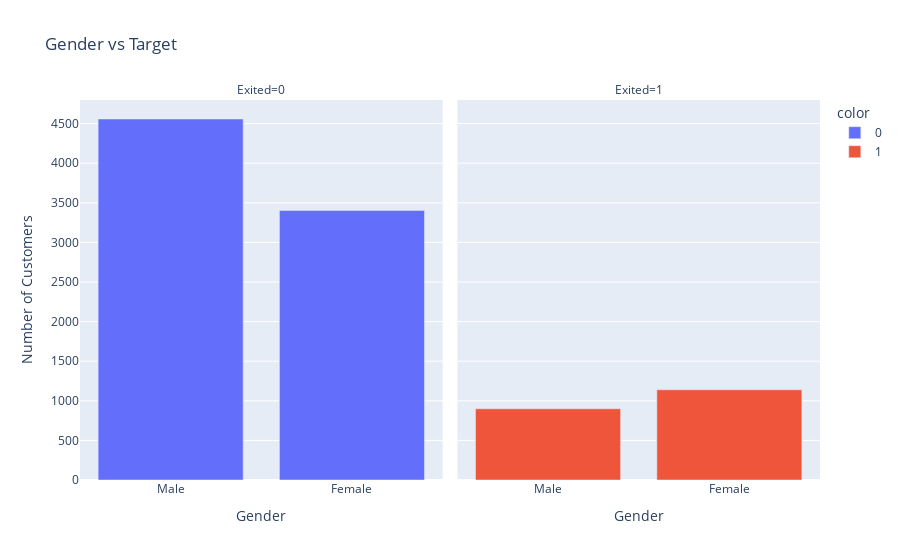

Notebook code cell kept with this figure:
### Code cell
# Plot Gender against label
fig = px.bar(
    data_frame=gen_df, 
    x='Gender', 
    y='count', 
    facet_col='Exited', 
    color=gen_df['Exited'].astype(str), 
    title='Gender vs Target'
)

fig.update_layout(xaxis_title='Gender', yaxis_title='Number of Customers')
fig.show()

### Figure 1 — Plotly figure (JSON) as saved in the notebook; plotly's stock layout.template omitted (floating-point values rounded to 4 significant figures)
{"data": [{"alignmentgroup": "True", "hovertemplate": "color=0<br>Exited=0<br>Gender=%{x}<br>count=%{y}<extra></extra>", "legendgroup": "0", "marker": {"color": "#636efa", "pattern": {"shape": ""}}, "name": "0", "offsetgroup": "0", "orientation": "v", "showlegend": true, "textposition": "auto", "type": "bar", "x": ["Male", "Female"], "xaxis": "x", "y": [4558, 3404], "yaxis": "y"}, {"alignmentgroup": "True", "hovertemplate": "color=1<br>Exited=1<br>Gender=%{x}<br>count=%{y}<extra></extra>", "legendgroup": "1", "marker": {"color": "#EF553B", "pattern": {"shape": ""}}, "name": "1", "offsetgroup": "1", "orientation": "v", "showlegend": true, "textposition": "auto", "type": "bar", "x": ["Female", "Male"], "xaxis": "x2", "y": [1139, 899], "yaxis": "y2"}], "layout": {"annotations": [{"font": {}, "showarrow": false, "text": "Exited=0", "x": 0.245, "xanchor": "center", "xref": "paper", "y": 1, "yanchor": "bottom", "yref": "paper"}, {"font": {}, "showarrow": false, "text": "Exited=1", "x": 0.755, "xanchor": "center", "xref": "paper", "y": 1, "yanchor": "bottom", "yref": "paper"}], "barmode": "relative", "legend": {"title": {"text": "color"}, "tracegroupgap": 0}, "title": {"text": "Gender vs Target"}, "xaxis": {"anchor": "y", "domain": [0, 0.49], "title": {"text": "Gender"}}, "xaxis2": {"anchor": "y2", "domain": [0.51, 1], "matches": "x", "title": {"text": "Gender"}}, "yaxis": {"anchor": "x", "domain": [0, 1], "title": {"text": "Number of Customers"}}, "yaxis2": {"anchor": "x2", "domain": [0, 1], "matches": "y", "showticklabels": false}}}
